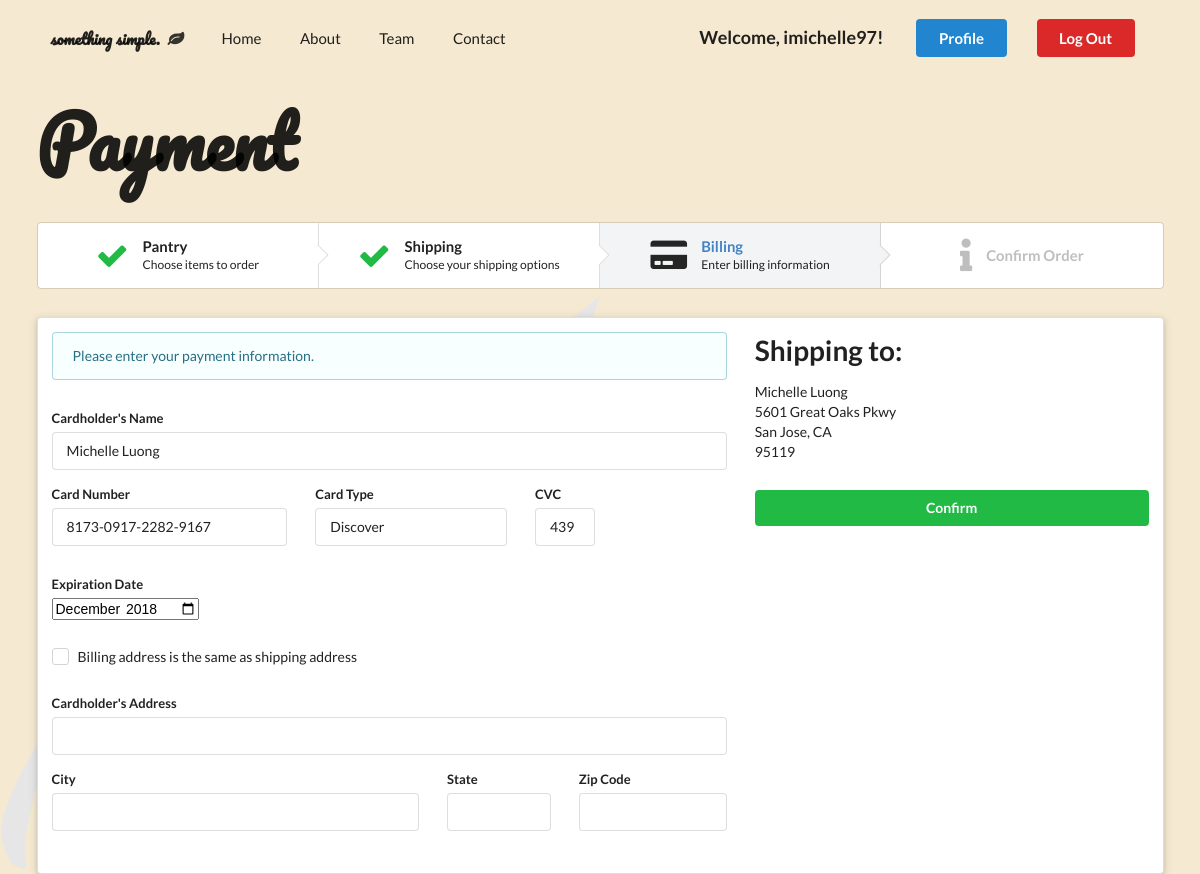
The page /payment.php (signed in) on the database its author committed.
### tables this page shows
CREATE TABLE `customer_profile` (
  `customer_id` int(11) NOT NULL,
  `first_name` varchar(128) DEFAULT NULL,
  `last_name` varchar(128) DEFAULT NULL,
  `username` varchar(128) DEFAULT NULL,
  `phone_number` varchar(128) DEFAULT NULL,
  `address` varchar(128) DEFAULT NULL,
  `city` varchar(128) DEFAULT NULL,
  `state` varchar(128) DEFAULT NULL,
  `zipcode` varchar(128) DEFAULT NULL,
  `card_type` varchar(128) DEFAULT NULL,
  `card_number` varchar(128) DEFAULT NULL,
  `cvc` varchar(128) DEFAULT NULL,
  `expiration_date` varchar(128) DEFAULT NULL
);

### payment.php (the view, shortened to what this page needs)
<?php
  include('server.php');
  $username = $_SESSION['username']['username'];
  $query = "SELECT * FROM customer_profile WHERE username='$username';";
  $results = mysqli_query($db, $query);
  if(mysqli_num_rows($results) == 1) {
    $profile = mysqli_fetch_assoc($results);
    $firstName = $profile['first_name'];
    $lastName = $profile['last_name'];
		$address = $profile['address'];
		$city = $profile['city'];
		$state = $profile['state'];
    $zipcode = $profile['zipcode'];
    $card_type = $profile['card_type'];
		$card_number = $profile['card_number'];
		$cvc = $profile['cvc'];
		$expiration_date = $profile['expiration_date'];
  } else if(mysqli_num_rows($results) == 0) {
    $profile = mysqli_fetch_assoc($results);
    $firstName = "-";
    $lastName = "-";
		$address = "-";
		$city = "-";
		$state = "-";
    $zipcode = "-";
    $card_type = "-";
		$card_number = "-";
		$cvc = "-";
		$expiration_date = "-";
  }
?>
<!DOCTYPE html>
<html>
<head>
  <link rel="stylesheet" type="text/css" href="https://cdnjs.cloudflare.com/ajax/libs/semantic-ui/2.3.3/semantic.css">
</head>
<body>
  <div class="pusher">
    <section id="payment">
      <div class="navbar">
        <div class="ui container">
          <div class="ui large secondary menu">
            <div class="header item">
              <span>something simple.</span>
              <i class="leaf icon"></i>
            </div>
            <a class="item" href="home.php">Home</a>
            <a class="item">About</a>
            <a class="item">Team</a>
            <a class="item">Contact</a>
            <div class="right item">
              <h3>Welcome, <?php echo $_SESSION['username']['username']; ?>!</h3>
              <a class="ui primary button" href="profile.php">Profile</a>
              <a class="ui negative button" href="index.php">Log Out</a>
            </div>
          </div>
        </div>
      </div>
      <div class="ui container">
        <div class="row">
          <h1>Payment</h1>
        </div>
        <div class="row">
          <div class="ui four small steps">
            <a href="pantry.php" class="completed link step">
              <i class="cart icon"></i>
              <div class="content">
                <div class="title">Pantry</div>
                <div class="description">Choose items to order</div>
              </div>
            </a>
            <a href="shipping.php" class="completed link step">
              <i class="truck icon"></i>
              <div class="content">
                <div class="title">Shipping</div>
                <div class="description">Choose your shipping options</div>
              </div>
            </a>
            <div class="active step">
              <i class="payment icon"></i>
              <div class="content">
                <div class="title">Billing</div>
                <div class="description">Enter billing information</div>
              </div>
            </div>
            <div class="disabled step">
              <i class="info icon"></i>
              <div class="content">
                <div class="title">Confirm Order</div>
              </div>
            </div>
          </div>
        </div>
      </div>
      <div class="ui raised segment container">
        <div class="ui grid">
          <div class="ui ten wide column">
            <div class="ui info message">
              Please enter your payment information.
            </div>
            <div class="ui container">
              <form class="ui form">
                <div class="field">
                  <label>Cardholder's Name</label>
                  <input type="text" value="<?php echo $firstName . " " . $lastName?>">
                </div>
                <div class="ui grid">
                  <div class="ui six wide column field">
                    <label>Card Number</label>
                    <input type="text" name="card_number" value="<?php echo $card_number; ?>" id="cardNumber">
                  </div>
                  <div class="ui five wide column field">
                    <label>Card Type</label>
                    <input type="text" name="card_type" value="<?php echo $card_type; ?>" id="cardType">
                  </div>
                  <div class="ui two wide column field">
                    <label>CVC</label>
                    <input type="text" name="cvc" value="<?php echo $cvc; ?>">
                  </div>
                  <div class="ui six wide column field">
                        <label>Expiration Date</label>
                        <input type="month" name="expiration_date" value="<?php echo $expiration_date; ?>" id="cardDate">
                  </div>
                </div>
                <div class="ui checkbox">
                  <label>Billing  address is the same as shipping address</label>
                </div>
                <div id="address">
                  <div class="field">
                    <label>Cardholder's Address</label>
                    <input type="text">
                  </div>
                  <div class="ui grid">
                    <div class="ui nine wide column field">
                      <label>City</label>
                      <input type="text">
                    </div>
                    <div class="ui three wide column field">
                      <label>State</label>
                      <input type="text">
                    </div>
                    <div class="ui four wide column field">
                      <label>Zip Code</label>
                      <input type="text">
                    </div>
                  </div>
                </div>
              </form>
            </div>
          </div>
          <div class="ui six wide column">
            <h1>Shipping to:</h1>
            <div class="ui grid">
              <div class="row">
                <div class="ten wide column">
                  <p>
                  <?php echo $firstName . " " . $lastName?> <br>
                  <?php echo $address ?> <br>
                  <?php echo $city . ', ' . $state ?> <br>
                  <?php echo $zipcode ?>
                  </p>
                </div>
              </div>
              <div class="row">
                <div class="sixteen wide column">
                  <a href="confirmation.php">
                    <button class="ui fluid green button" onmouseover="creditcardValidation()" id="confirm_button">Confirm</button>
                  </a>
                </div>
              </div>
            </div>
          </div>
        </div>
      </div>
    </section>
  </div>
</body>
</html>

### payment.php (style rules this page uses)
body { min-height: 700px; padding: 0.5em 0em; background: #F5EAD1 url('images/web-graphics/leaf-watermark.png'); background-size: 600px; background-repeat: no-repeat; background-position: left bottom; left: -2em; bottom: -2em; }
#payment .container { margin-bottom: 2em; }
#payment .container .header span { font-family: 'Pacifico', cursive; }
#payment .container .header i { padding: 0 0.5em; }
#payment .container .right .button { margin: 0 1em !important; }
#payment .navbar .container .right h3 { margin: 0 1em !important; }
#payment .container .row h1 { font-size: 5em; margin-bottom: 0.5em; font-family: 'Pacifico', cursive; }
#payment .container .message { margin-bottom: 2em; }
#payment .container .field { margin-bottom: 1em; }
#payment .container .checkbox { margin: 2em 0; }
#payment .container .column { margin-bottom: 0; }

### rows shown on the page
customer_profile: first_name+last_name "Michelle Luong", card_number "8173-0917-2282-9167", card_type "Discover", cvc "439", expiration_date "2018-12", first_name "Michelle", last_name "Luong", address "5601 Great Oaks Pkwy", city "San Jose", state "CA", zipcode "95119"

### other values the page prints
$_SESSION['username']['username'] "imichelle97"
